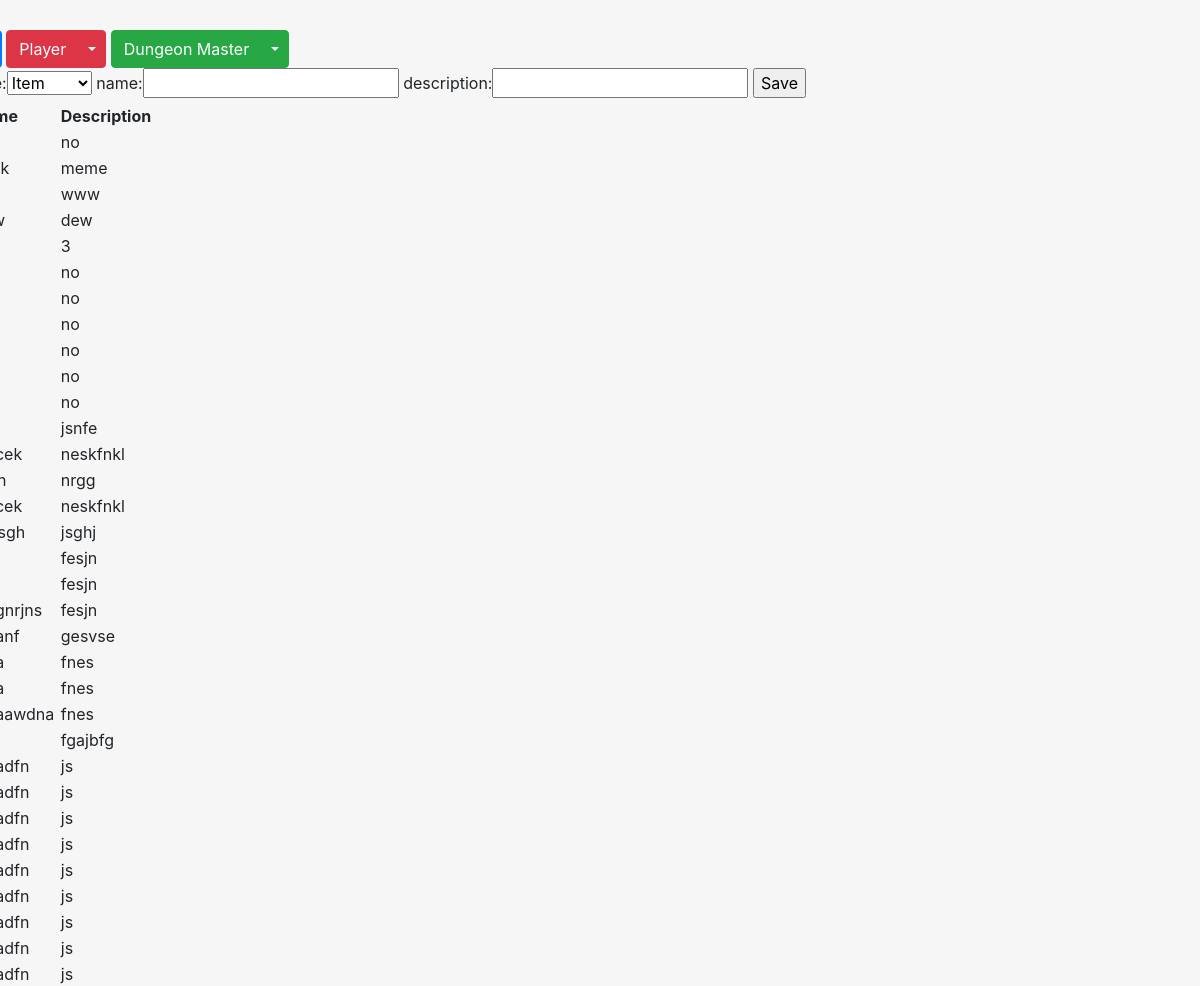
Page /form on the earlier database version.
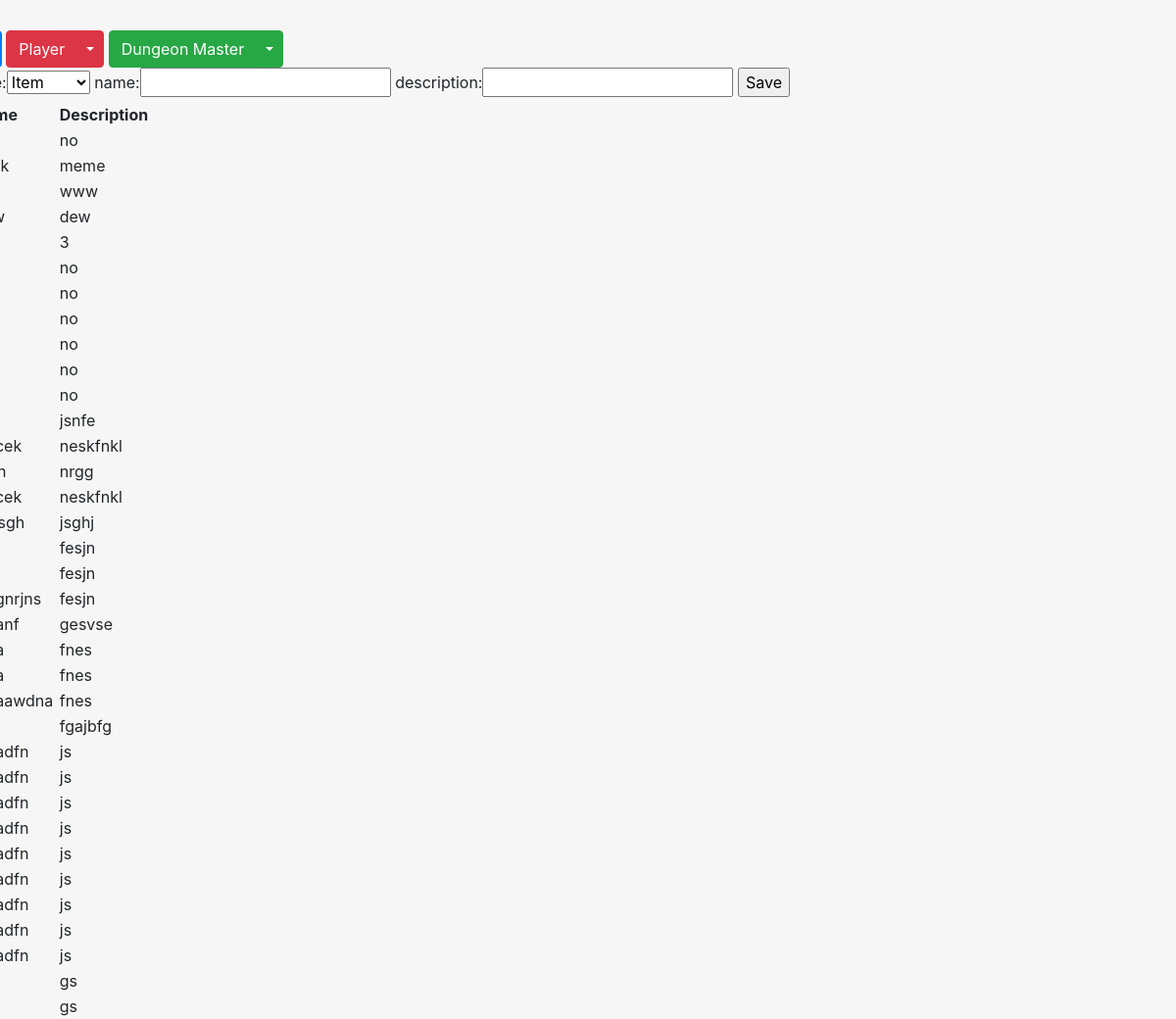
Same page on the later database version.
### personal/models.py (models this page shows, shortened)
class item(models.Model):
	item_type = models.TextField()
	item_name = models.TextField()
	item_description = models.TextField()

### personal/views.py (the view)
# urls.py: url(r'^form', views.form, name='form'),
def form(request):
	hello=(item.objects.all())
	hello= set(hello)
	if request.method == 'POST':
		itform = ItemForm(request.POST)
		if itform.is_valid():
			item_type1 ="item"
			type = itform.cleaned_data['item_type']
			print(type)
			if type == "1":
				item_type1 = "Item"
			elif type == "2":
				item_type1 = "Spell"
			else:
				item_type1 = "Weapon"
			item_name2 = itform.cleaned_data['item_name']
			item_description3 =itform.cleaned_data['item_description']
			obj = item(item_type=item_type1,item_name=item_name2,item_description=item_description3)
			obj.save()
	else:
		itform = ItemForm()
	return render(request, 'personal/form.html',{'form': itform ,'hello':hello})

### personal/forms.py
class ItemForm(forms.Form):
	item_type = forms.ChoiceField(choices=[('1','Item'),('2','Spell') ,('3','Weapon')])
	item_name = forms.CharField(label='name', max_length=200)
	item_description = forms.CharField(label='description',min_length=1)

### personal/templates/personal/form.html (shortened to what this page needs)
{% extends "personal/header.html" %}
{% block content %}
    {% include "personal/includes/bootstrap.html" %}
    <html>
    <head>
    </head>
    <body>
    <form action="/form/" method="post">
        {{form }}
        <input type="submit" value="Save">
    </form>
    <div>
    <table summary="Items">
      <tr><th>Item&nbsp;</th><th>Name</th><th>Description</th>
    {%for h in hello%}
     <tr><td>{{h.item_type}}&nbsp;</td><td>{{h.item_name}}&nbsp;</td><td>{{h.item_description}}</td></tr>
    {%endfor%}
    </div>
    </body>
    </html>
{% endblock %}

Differences in the rows shown:
added item: item_description "gs"
added item: item_description "gs"
